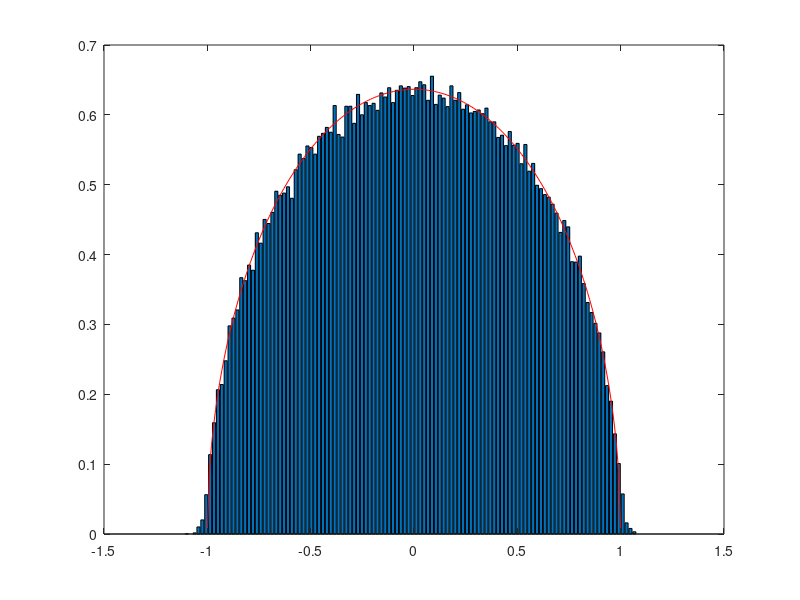

The MATLAB script that drew this image:
clc; close all; clear;

N=100;  % matrix size
J=1000; % samples

E=[]; % record eigenvalues
for j=1:J,
    A=randn(N);
    %A=(rand(N)-.5)*sqrt(12);
    A=(A+A')/(2*sqrt(2*N));  
  e=eig(A)'; 
  E=[E e];
end

NumBins=ceil(10*log(length(E)));
[B x]=hist(E,NumBins); 
D=x(2)-x(1);
p=B/(D*N*J);
bar(x,p);
hold on;
t=[-1:.01:1]; plot(t,2/pi*sqrt(1-t.^2),'r');
